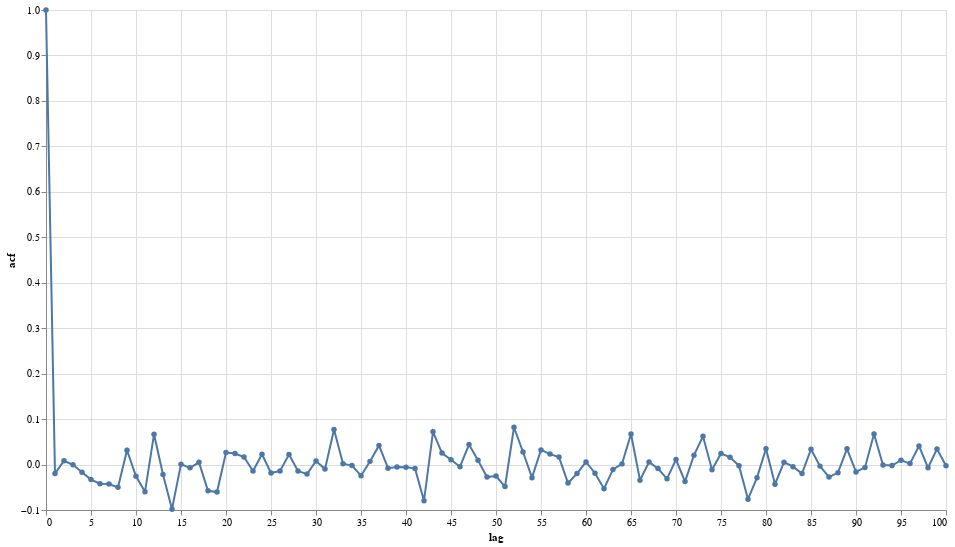

This figure's notebook cell:
### Code cell
nlags = 100
acf_df = pd.DataFrame({"lag": range(nlags + 1), "acf": acf(inventory_df["new_inventory"].dropna(), nlags=nlags)})
alt.Chart(acf_df).mark_line(point=True).encode(
    x=alt.X('lag:Q'),
    y=alt.Y('acf:Q'),
).properties(width=900, height=500)

### Figure 1 — Vega-Lite specification as saved in the notebook (floating-point values rounded to 4 significant figures)
{"$schema": "https://vega.github.io/schema/vega-lite/v4.8.1.json", "config": {"view": {"continuousHeight": 300, "continuousWidth": 400}}, "data": {"name": "data-62871fd7185001f28274db0e56106612"}, "datasets": {"data-62871fd7185001f28274db0e56106612": [{"acf": 1, "lag": 0}, {"acf": -0.01989, "lag": 1}, {"acf": 0.008279, "lag": 2}, {"acf": -0.0005413, "lag": 3}, {"acf": -0.01687, "lag": 4}, {"acf": -0.03299, "lag": 5}, {"acf": -0.04226, "lag": 6}, {"acf": -0.04277, "lag": 7}, {"acf": -0.05019, "lag": 8}, {"acf": 0.03145, "lag": 9}, {"acf": -0.02598, "lag": 10}, {"acf": -0.05997, "lag": 11}, {"acf": 0.06655, "lag": 12}, {"acf": -0.02179, "lag": 13}, {"acf": -0.09811, "lag": 14}, {"acf": 0.000883, "lag": 15}, {"acf": -0.007275, "lag": 16}, {"acf": 0.004823, "lag": 17}, {"acf": -0.05785, "lag": 18}, {"acf": -0.06044, "lag": 19}, {"acf": 0.02641, "lag": 20}, {"acf": 0.02417, "lag": 21}, {"acf": 0.0165, "lag": 22}, {"acf": -0.01405, "lag": 23}, {"acf": 0.02259, "lag": 24}, {"acf": -0.01865, "lag": 25}, {"acf": -0.01397, "lag": 26}, {"acf": 0.02198, "lag": 27}, {"acf": -0.01422, "lag": 28}, {"acf": -0.02098, "lag": 29}, {"acf": 0.007695, "lag": 30}, {"acf": -0.01003, "lag": 31}, {"acf": 0.07694, "lag": 32}, {"acf": 0.001801, "lag": 33}, {"acf": -0.002349, "lag": 34}, {"acf": -0.02455, "lag": 35}, {"acf": 0.006989, "lag": 36}, {"acf": 0.04203, "lag": 37}, {"acf": -0.008091, "lag": 38}, {"acf": -0.005421, "lag": 39}, {"acf": -0.005864, "lag": 40}, {"acf": -0.008427, "lag": 41}, {"acf": -0.0797, "lag": 42}, {"acf": 0.07217, "lag": 43}, {"acf": 0.02516, "lag": 44}, {"acf": 0.0104, "lag": 45}, {"acf": -0.004802, "lag": 46}, {"acf": 0.04397, "lag": 47}, {"acf": 0.009372, "lag": 48}, {"acf": -0.02764, "lag": 49}, {"acf": -0.02536, "lag": 50}, {"acf": -0.04848, "lag": 51}, {"acf": 0.08208, "lag": 52}, {"acf": 0.0276, "lag": 53}, {"acf": -0.02884, "lag": 54}, {"acf": 0.03209, "lag": 55}, {"acf": 0.02302, "lag": 56}, {"acf": 0.01647, "lag": 57}, {"acf": -0.04069, "lag": 58}, {"acf": -0.01994, "lag": 59}, {"acf": 0.005835, "lag": 60}, {"acf": -0.01911, "lag": 61}, {"acf": -0.05301, "lag": 62}, {"acf": -0.0107, "lag": 63}, {"acf": 0.001454, "lag": 64}, {"acf": 0.06721, "lag": 65}, {"acf": -0.03433, "lag": 66}, {"acf": 0.005561, "lag": 67}, {"acf": -0.008892, "lag": 68}, {"acf": -0.03133, "lag": 69}, {"acf": 0.01098, "lag": 70}, {"acf": -0.03738, "lag": 71}, {"acf": 0.02072, "lag": 72}, {"acf": 0.06202, "lag": 73}, {"acf": -0.01133, "lag": 74}, {"acf": 0.02453, "lag": 75}, {"acf": 0.01592, "lag": 76}, {"acf": -0.002418, "lag": 77}, {"acf": -0.07633, "lag": 78}, {"acf": -0.02881, "lag": 79}, {"acf": 0.03471, "lag": 80}, {"acf": -0.04327, "lag": 81}, {"acf": 0.00523, "lag": 82}, {"acf": -0.004699, "lag": 83}, {"acf": -0.01992, "lag": 84}, {"acf": 0.03373, "lag": 85}, {"acf": -0.003452, "lag": 86}, {"acf": -0.02758, "lag": 87}, {"acf": -0.01781, "lag": 88}, {"acf": 0.03459, "lag": 89}, {"acf": -0.01625, "lag": 90}, {"acf": -0.006349, "lag": 91}, {"acf": 0.06725, "lag": 92}, {"acf": -0.0009875, "lag": 93}, {"acf": -0.002325, "lag": 94}, {"acf": 0.00947, "lag": 95}, {"acf": 0.002097, "lag": 96}, {"acf": 0.04092, "lag": 97}, {"acf": -0.006958, "lag": 98}, {"acf": 0.03421, "lag": 99}, {"acf": -0.00285, "lag": 100}]}, "encoding": {"x": {"field": "lag", "type": "quantitative"}, "y": {"field": "acf", "type": "quantitative"}}, "height": 500, "mark": {"point": true, "type": "line"}, "width": 900}
